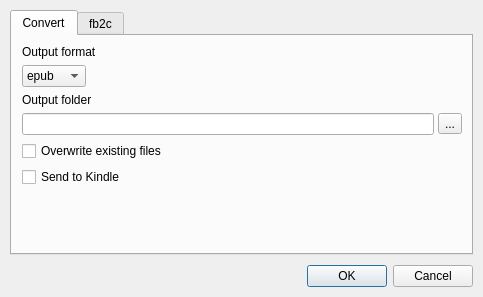
<?xml version="1.0" encoding="UTF-8"?>
<ui version="4.0">
 <class>ConvertDialog</class>
 <widget class="QDialog" name="ConvertDialog">
  <property name="geometry">
   <rect>
    <x>0</x>
    <y>0</y>
    <width>483</width>
    <height>297</height>
   </rect>
  </property>
  <property name="windowTitle">
   <string>Convert</string>
  </property>
  <layout class="QVBoxLayout" name="verticalLayout_2">
   <property name="spacing">
    <number>10</number>
   </property>
   <property name="leftMargin">
    <number>10</number>
   </property>
   <property name="topMargin">
    <number>10</number>
   </property>
   <property name="rightMargin">
    <number>10</number>
   </property>
   <property name="bottomMargin">
    <number>10</number>
   </property>
   <item>
    <widget class="QTabWidget" name="tabWidget">
     <property name="currentIndex">
      <number>0</number>
     </property>
     <widget class="QWidget" name="tab">
      <attribute name="title">
       <string>Convert</string>
      </attribute>
      <layout class="QVBoxLayout" name="verticalLayout" stretch="0,0,0,0,1,0,0">
       <property name="leftMargin">
        <number>10</number>
       </property>
       <item>
        <widget class="QLabel" name="label">
         <property name="text">
          <string>Output format</string>
         </property>
        </widget>
       </item>
       <item>
        <widget class="QComboBox" name="comboFormat">
         <property name="sizePolicy">
          <sizepolicy hsizetype="Fixed" vsizetype="Fixed">
           <horstretch>0</horstretch>
           <verstretch>0</verstretch>
          </sizepolicy>
         </property>
         <item>
          <property name="text">
           <string>epub</string>
          </property>
         </item>
         <item>
          <property name="text">
           <string>kepub</string>
          </property>
         </item>
         <item>
          <property name="text">
           <string>mobi</string>
          </property>
         </item>
         <item>
          <property name="text">
           <string>azw3</string>
          </property>
         </item>
        </widget>
       </item>
       <item>
        <widget class="QLabel" name="label_2">
         <property name="text">
          <string>Output folder</string>
         </property>
        </widget>
       </item>
       <item>
        <layout class="QHBoxLayout" name="horizontalLayout" stretch="1,0">
         <property name="spacing">
          <number>4</number>
         </property>
         <item>
          <widget class="QLineEdit" name="textOutputDir"/>
         </item>
         <item>
          <widget class="QToolButton" name="toolOutputDir">
           <property name="text">
            <string>...</string>
           </property>
          </widget>
         </item>
        </layout>
       </item>
       <item>
        <widget class="QCheckBox" name="checkOverwrite">
         <property name="text">
          <string>Overwrite existing files</string>
         </property>
        </widget>
       </item>
       <item>
        <widget class="QCheckBox" name="checkStk">
         <property name="text">
          <string>Send to Kindle</string>
         </property>
        </widget>
       </item>
       <item>
        <spacer name="verticalSpacer">
         <property name="orientation">
          <enum>Qt::Vertical</enum>
         </property>
         <property name="sizeHint" stdset="0">
          <size>
           <width>20</width>
           <height>40</height>
          </size>
         </property>
        </spacer>
       </item>
      </layout>
     </widget>
     <widget class="QWidget" name="tab_2">
      <attribute name="title">
       <string>fb2c</string>
      </attribute>
      <layout class="QVBoxLayout" name="verticalLayout_3">
       <item>
        <widget class="QLabel" name="label_3">
         <property name="text">
          <string>Path to fb2c executable</string>
         </property>
        </widget>
       </item>
       <item>
        <layout class="QHBoxLayout" name="horizontalLayout_2" stretch="1,0">
         <property name="spacing">
          <number>4</number>
         </property>
         <item>
          <widget class="QLineEdit" name="textConverterPath"/>
         </item>
         <item>
          <widget class="QToolButton" name="toolConverterPath">
           <property name="text">
            <string>...</string>
           </property>
          </widget>
         </item>
        </layout>
       </item>
       <item>
        <widget class="QLabel" name="label_4">
         <property name="text">
          <string>fb2c config file</string>
         </property>
        </widget>
       </item>
       <item>
        <layout class="QHBoxLayout" name="horizontalLayout_3">
         <property name="spacing">
          <number>4</number>
         </property>
         <item>
          <widget class="QLineEdit" name="textConverterConfig"/>
         </item>
         <item>
          <widget class="QToolButton" name="toolConverterConvig">
           <property name="text">
            <string>...</string>
           </property>
          </widget>
         </item>
        </layout>
       </item>
       <item>
        <widget class="QLabel" name="labelEditConfig">
         <property name="text">
          <string>&lt;html&gt;&lt;head/&gt;&lt;body&gt;&lt;p&gt;&lt;a href=&quot;https://null&quot;&gt;&lt;span style=&quot; text-decoration: underline; color:#0000ff;&quot;&gt;Edit config file&lt;/span&gt;&lt;/a&gt;&lt;/p&gt;&lt;/body&gt;&lt;/html&gt;</string>
         </property>
        </widget>
       </item>
       <item>
        <spacer name="verticalSpacer_2">
         <property name="orientation">
          <enum>Qt::Vertical</enum>
         </property>
         <property name="sizeHint" stdset="0">
          <size>
           <width>20</width>
           <height>40</height>
          </size>
         </property>
        </spacer>
       </item>
       <item>
        <widget class="QLabel" name="labelDownloadConverter">
         <property name="text">
          <string>&lt;html&gt;&lt;head/&gt;&lt;body&gt;&lt;p&gt;&lt;a href=&quot;https://github.com/rupor-github/fb2converter/releases/&quot;&gt;&lt;span style=&quot; text-decoration: underline; color:#0000ff;&quot;&gt;Download fb2converter&lt;/span&gt;&lt;/a&gt;&lt;/p&gt;&lt;/body&gt;&lt;/html&gt;</string>
         </property>
         <property name="alignment">
          <set>Qt::AlignRight|Qt::AlignTrailing|Qt::AlignVCenter</set>
         </property>
        </widget>
       </item>
      </layout>
     </widget>
    </widget>
   </item>
   <item>
    <widget class="QDialogButtonBox" name="buttonBox">
     <property name="orientation">
      <enum>Qt::Horizontal</enum>
     </property>
     <property name="standardButtons">
      <set>QDialogButtonBox::Cancel|QDialogButtonBox::Ok</set>
     </property>
    </widget>
   </item>
  </layout>
 </widget>
 <resources/>
 <connections>
  <connection>
   <sender>buttonBox</sender>
   <signal>accepted()</signal>
   <receiver>ConvertDialog</receiver>
   <slot>accept()</slot>
   <hints>
    <hint type="sourcelabel">
     <x>248</x>
     <y>254</y>
    </hint>
    <hint type="destinationlabel">
     <x>157</x>
     <y>274</y>
    </hint>
   </hints>
  </connection>
  <connection>
   <sender>buttonBox</sender>
   <signal>rejected()</signal>
   <receiver>ConvertDialog</receiver>
   <slot>reject()</slot>
   <hints>
    <hint type="sourcelabel">
     <x>316</x>
     <y>260</y>
    </hint>
    <hint type="destinationlabel">
     <x>286</x>
     <y>274</y>
    </hint>
   </hints>
  </connection>
  <connection>
   <sender>labelEditConfig</sender>
   <signal>linkActivated(QString)</signal>
   <receiver>ConvertDialog</receiver>
   <slot>onEditConfig(QString)</slot>
   <hints>
    <hint type="sourcelabel">
     <x>240</x>
     <y>165</y>
    </hint>
    <hint type="destinationlabel">
     <x>241</x>
     <y>148</y>
    </hint>
   </hints>
  </connection>
  <connection>
   <sender>labelDownloadConverter</sender>
   <signal>linkActivated(QString)</signal>
   <receiver>ConvertDialog</receiver>
   <slot>onDownloadConverter(QString)</slot>
   <hints>
    <hint type="sourcelabel">
     <x>240</x>
     <y>225</y>
    </hint>
    <hint type="destinationlabel">
     <x>241</x>
     <y>148</y>
    </hint>
   </hints>
  </connection>
  <connection>
   <sender>toolOutputDir</sender>
   <signal>clicked()</signal>
   <receiver>ConvertDialog</receiver>
   <slot>onToolOutputDir()</slot>
   <hints>
    <hint type="sourcelabel">
     <x>443</x>
     <y>133</y>
    </hint>
    <hint type="destinationlabel">
     <x>241</x>
     <y>148</y>
    </hint>
   </hints>
  </connection>
  <connection>
   <sender>toolConverterPath</sender>
   <signal>clicked()</signal>
   <receiver>ConvertDialog</receiver>
   <slot>onToolConverterPath()</slot>
   <hints>
    <hint type="sourcelabel">
     <x>443</x>
     <y>81</y>
    </hint>
    <hint type="destinationlabel">
     <x>241</x>
     <y>148</y>
    </hint>
   </hints>
  </connection>
  <connection>
   <sender>toolConverterConvig</sender>
   <signal>clicked()</signal>
   <receiver>ConvertDialog</receiver>
   <slot>onToolConverterConfig()</slot>
   <hints>
    <hint type="sourcelabel">
     <x>443</x>
     <y>137</y>
    </hint>
    <hint type="destinationlabel">
     <x>241</x>
     <y>148</y>
    </hint>
   </hints>
  </connection>
 </connections>
 <slots>
  <slot>onEditConfig(QString)</slot>
  <slot>onDownloadConverter(QString)</slot>
  <slot>onToolOutputDir()</slot>
  <slot>onToolConverterPath()</slot>
  <slot>onToolConverterConfig()</slot>
 </slots>
</ui>
